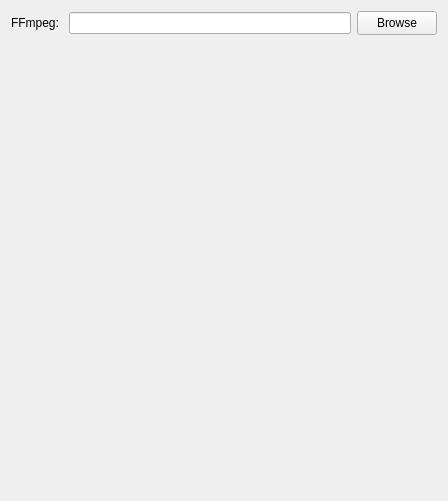
      <widget class="QWidget" name="page_8">
       <property name="geometry">
        <rect>
         <x>0</x>
         <y>0</y>
         <width>448</width>
         <height>501</height>
        </rect>
       </property>
       <attribute name="label">
        <string>Setup</string>
       </attribute>
       <layout class="QGridLayout" name="gridLayout_6">
        <item row="0" column="2">
         <widget class="QPushButton" name="setup_ffmpeg_button">
          <property name="minimumSize">
           <size>
            <width>60</width>
            <height>24</height>
           </size>
          </property>
          <property name="text">
           <string>Browse</string>
          </property>
         </widget>
        </item>
        <item row="0" column="0">
         <widget class="QLabel" name="setup_ffmpeg_label">
          <property name="text">
           <string>FFmpeg: </string>
          </property>
         </widget>
        </item>
        <item row="1" column="1">
         <spacer name="verticalSpacer_9">
          <property name="orientation">
           <enum>Qt::Vertical</enum>
          </property>
          <property name="sizeHint" stdset="0">
           <size>
            <width>20</width>
            <height>40</height>
           </size>
          </property>
         </spacer>
        </item>
        <item row="0" column="1">
         <widget class="QLineEdit" name="setup_ffmpeg_lineedit">
          <property name="readOnly">
           <bool>true</bool>
          </property>
         </widget>
        </item>
       </layout>
      </widget>
